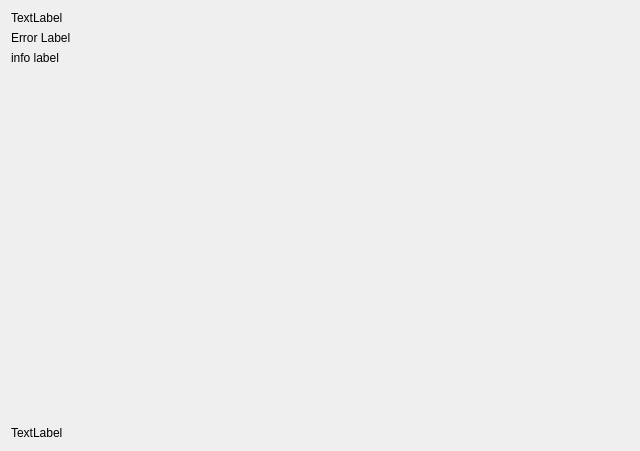
<?xml version="1.0" encoding="UTF-8"?>
<ui version="4.0">
 <class>OwncloudShibbolethCredsPage</class>
 <widget class="QWidget" name="OwncloudShibbolethCredsPage">
  <property name="geometry">
   <rect>
    <x>0</x>
    <y>0</y>
    <width>640</width>
    <height>451</height>
   </rect>
  </property>
  <property name="windowTitle">
   <string>Form</string>
  </property>
  <layout class="QGridLayout" name="gridLayout">
   <item row="0" column="0">
    <layout class="QVBoxLayout" name="verticalLayout_2">
     <property name="sizeConstraint">
      <enum>QLayout::SetMaximumSize</enum>
     </property>
     <item>
      <widget class="QLabel" name="topLabel">
       <property name="text">
        <string>TextLabel</string>
       </property>
      </widget>
     </item>
     <item>
      <layout class="QHBoxLayout" name="horizontalLayout">
       <item>
        <layout class="QVBoxLayout" name="contentLayout">
         <item>
          <widget class="QLabel" name="errorLabel">
           <property name="sizePolicy">
            <sizepolicy hsizetype="Preferred" vsizetype="Preferred">
             <horstretch>0</horstretch>
             <verstretch>0</verstretch>
            </sizepolicy>
           </property>
           <property name="text">
            <string>Error Label</string>
           </property>
          </widget>
         </item>
         <item>
          <widget class="QLabel" name="infoLabel">
           <property name="text">
            <string>info label</string>
           </property>
          </widget>
         </item>
        </layout>
       </item>
      </layout>
     </item>
     <item>
      <spacer name="verticalSpacer">
       <property name="orientation">
        <enum>Qt::Vertical</enum>
       </property>
       <property name="sizeHint" stdset="0">
        <size>
         <width>17</width>
         <height>38</height>
        </size>
       </property>
      </spacer>
     </item>
     <item>
      <widget class="QLabel" name="bottomLabel">
       <property name="text">
        <string>TextLabel</string>
       </property>
      </widget>
     </item>
    </layout>
   </item>
  </layout>
 </widget>
 <resources/>
 <connections/>
</ui>
